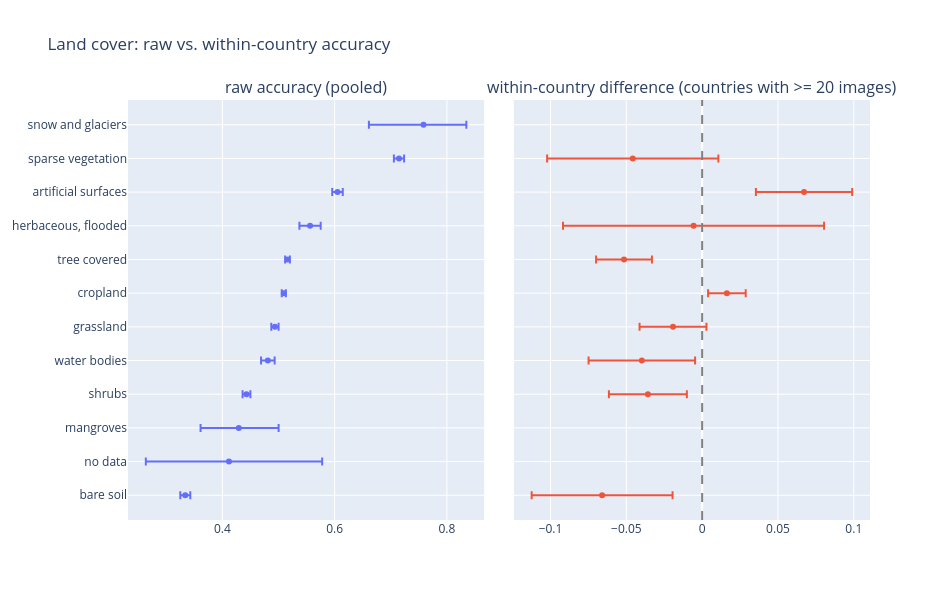

The code cell stored with this chart in its notebook:
### Markdown cell above
### Q4.1 Land cover
- raw: pooled accuracy per class
- within-country: accuracy of the class minus the accuracy of its own country, averaged over countries
- raw and within-country disagree: the raw effect comes from the country mix (e.g. about half of "sparse vegetation" is Australia)

### Code cell
lc = q4.effect_table(env, "land_cover_name")
display(lc.round(3))
q4.plot_effects(lc, "Land cover: raw vs. within-country accuracy").show()

### Figure 1 — Plotly figure (JSON) as saved in the notebook; plotly's stock layout.template omitted (floating-point values rounded to 4 significant figures)
{"data": [{"customdata": [[10745, 81], [34, 7], [191, 29], [19622, 110], [6532, 148], [22977, 152], [71833, 169], [53791, 161], [2639, 52], [10392, 136], [9467, 65], [91, 8]], "error_x": {"array": [0.008975, 0.166, 0.07091, 0.006961, 0.01212, 0.006465, 0.003655, 0.004222, 0.01886, 0.009358, 0.009008, 0.07634], "arrayminus": [0.008857, 0.1481, 0.06812, 0.006939, 0.0121, 0.006463, 0.003656, 0.004224, 0.01902, 0.009436, 0.009182, 0.09726], "symmetric": false, "type": "data"}, "hovertemplate": "%{y}<br>n = %{customdata[0]:,}<br>countries = %{customdata[1]}<extra></extra>", "mode": "markers", "name": "raw", "type": "scatter", "x": [0.3339, 0.4118, 0.4293, 0.443, 0.481, 0.4937, 0.5094, 0.5161, 0.5563, 0.6051, 0.7147, 0.7582], "xaxis": "x", "y": ["bare soil", "no data", "mangroves", "shrubs", "water bodies", "grassland", "cropland", "tree covered", "herbaceous, flooded", "artificial surfaces", "sparse vegetation", "snow and glaciers"], "yaxis": "y"}, {"customdata": [[10740.0, 44.0], [34.0, NaN], [191.0, 1.0], [19620.0, 64.0], [6532.0, 59.0], [22980.0, 88.0], [71830.0, 131.0], [53790.0, 122.0], [2639.0, 16.0], [10390.0, 74.0], [9467.0, 31.0], [91.0, 1.0]], "error_x": {"array": [0.04647, NaN, NaN, 0.02571, 0.03513, 0.02207, 0.0124, 0.01842, 0.08609, 0.03175, 0.05647, NaN], "type": "data"}, "hovertemplate": "%{y}<br>n = %{customdata[0]:,}<br>countries = %{customdata[1]}<extra></extra>", "mode": "markers", "name": "within-country", "type": "scatter", "x": [-0.06599, NaN, NaN, -0.0358, -0.03978, -0.01922, 0.01632, -0.05153, -0.005681, 0.0672, -0.04577, NaN], "xaxis": "x2", "y": ["bare soil", "no data", "mangroves", "shrubs", "water bodies", "grassland", "cropland", "tree covered", "herbaceous, flooded", "artificial surfaces", "sparse vegetation", "snow and glaciers"], "yaxis": "y2"}], "layout": {"annotations": [{"font": {"size": 16}, "showarrow": false, "text": "raw accuracy (pooled)", "x": 0.24, "xanchor": "center", "xref": "paper", "y": 1, "yanchor": "bottom", "yref": "paper"}, {"font": {"size": 16}, "showarrow": false, "text": "within-country difference (countries with >= 20 images)", "x": 0.76, "xanchor": "center", "xref": "paper", "y": 1, "yanchor": "bottom", "yref": "paper"}], "height": 600, "shapes": [{"line": {"color": "gray", "dash": "dash"}, "type": "line", "x0": 0, "x1": 0, "xref": "x2", "y0": 0, "y1": 1, "yref": "y2 domain"}], "showlegend": false, "title": {"text": "Land cover: raw vs. within-country accuracy"}, "width": 950, "xaxis": {"anchor": "y", "domain": [0, 0.48]}, "xaxis2": {"anchor": "y2", "domain": [0.52, 1]}, "yaxis": {"anchor": "x", "domain": [0, 1]}, "yaxis2": {"anchor": "x2", "domain": [0, 1], "matches": "y", "showticklabels": false}}}
